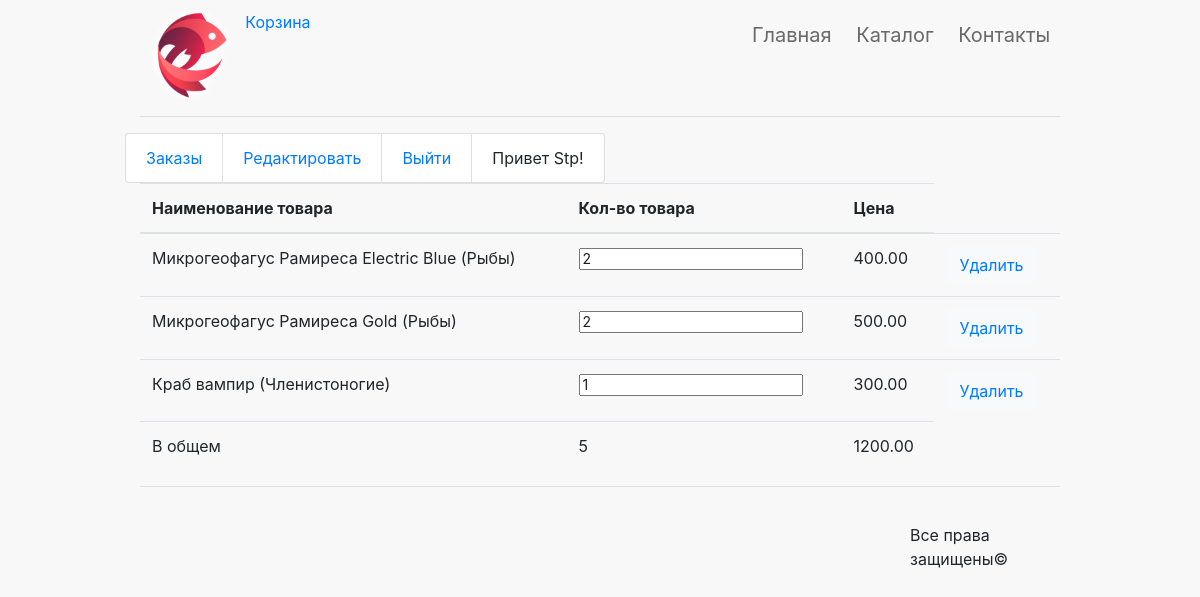
/basket/ (signed in), run on an earlier commit of the app's database.
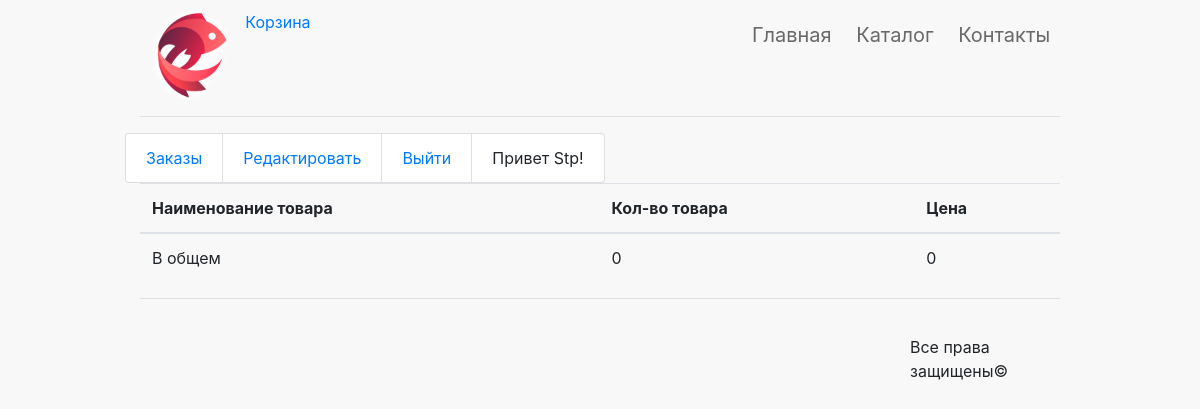
And on a later commit of the database.
### basketapp/models.py (models this page shows, shortened)
class BasketSlot(models.Model):
    objects = BasketManagerQuerySet.as_manager()
    class Meta:
        verbose_name = 'Слот корзины'
        verbose_name_plural = 'Слоты корзины'
    user = models.ForeignKey(settings.AUTH_USER_MODEL, on_delete=models.CASCADE, related_name='basket')
    product = models.ForeignKey(Product, on_delete=models.CASCADE)
    quantity = models.PositiveIntegerField(verbose_name='количество', default=1)
    add_datatime = models.DateTimeField(verbose_name='время создания', auto_now_add=True)
    update_datetime = models.DateTimeField(verbose_name='время обновления', auto_now=True)
    def __str__(self):
        return f'{self.user.username} - {self.product.name}' #'{} - {}'.format(self.user.username, self.product.name)
    def get_price(self):
        return self.quantity * self.product.price
    price = property(get_price)

### mainapp/models.py (models this page shows, shortened)
class Product(models.Model):
    category = models.ForeignKey(ProductCategory, on_delete=models.CASCADE)
    name = models.CharField(verbose_name='имя продукта', max_length=128)
    image = models.ImageField(upload_to='products_images', blank=True)
    short_desc = models.CharField(verbose_name='краткое описание продукта', max_length=60, blank=True)
    description = models.TextField(verbose_name='описание продукта', blank=True)
    price = models.DecimalField(verbose_name='цена продукта', max_digits=8, decimal_places=2, default=0)
    quantity = models.PositiveIntegerField(verbose_name='количество на складе', default=0)
    is_hot = models.BooleanField(verbose_name='горячий продукт', default=False)
    def __str__(self):
        return f"{self.name} ({self.category.name})"

class ProductCategory(models.Model):
    name = models.CharField(verbose_name='имя', max_length=64, unique=True)
    description = models.TextField(verbose_name='описание', blank=True)

### basketapp/views.py (the view)
# urls.py: path('', basket, name='index'),
@login_required
def basket(request):
    title = 'Корзина'
    basket = BasketSlot.objects.filter(user=request.user).all()
    total_cost = 0
    total_quantity = 0
    for item in basket:
        total_cost += item.price
        total_quantity += item.quantity
    content = {
        'title': title,
        'basket': basket,
        'total_quantity': total_quantity,
        'total_cost': total_cost,
    }
    print(basket)
    return render(request, 'mainapp/basket.html', content)

### mainapp/context_processors.py (called while the page is built)
def basket(request):
   basket = []
   if request.user.is_authenticated:
       basket = BasketSlot.objects.filter(user=request.user)
   return {
       'basket': basket,
   }

### mainapp/templates/mainapp/basket.html (shortened to what this page needs)
{% extends 'mainapp/base.html' %}
{% load staticfiles%}
{% load custom_tags %}
{% block content %}
<div class="basket_list">
{% include 'mainapp/includes/inc_basket_list.html' %}
</div>
{% endblock %}

### mainapp/templates/mainapp/includes/inc_basket_list.html
<table class="table">
        <thead>
            <tr>
                <th scope="col">Наименование товара</th>
                <th scope="col">Кол-во товара</th>
                <th scope="col">Цена</th>
            </tr>
        </thead>
        <tbody>
        {% for product in basket %}
            <tr>
                <td>{{product.product}}</td>
                <td><input type = "number" min="0"
                           name = {{product.product.pk}}
                           value="{{product.quantity}}">
                </td>
                <td>{{product.price}}</td>
                <td><button type="button" class="btn btn-light"><a href="{% url 'basket:remove' product.product.pk %}">Удалить</a></button></td>
            </tr>
        {% endfor %}
            <tr>
                <td>В общем</td>
                <td>{{total_quantity}}</td>
                <td>{{total_cost}}</td>
            </tr>
        </tbody>
</table>

What changed in the data, as far as the page shows it:
removed BasketSlot: product "Микрогеофагус Рамиреса Electric Blue (Рыбы)", product.pk "2", price "400.00"
removed BasketSlot: product "Микрогеофагус Рамиреса Gold (Рыбы)", quantity "2", price "500.00"
removed BasketSlot: product "Краб вампир (Членистоногие)", quantity "1", price "300.00"
Also different on the page:
{{ total_quantity }}: "5" → "0"
{{ total_cost }}: "1200.00" → "0"
